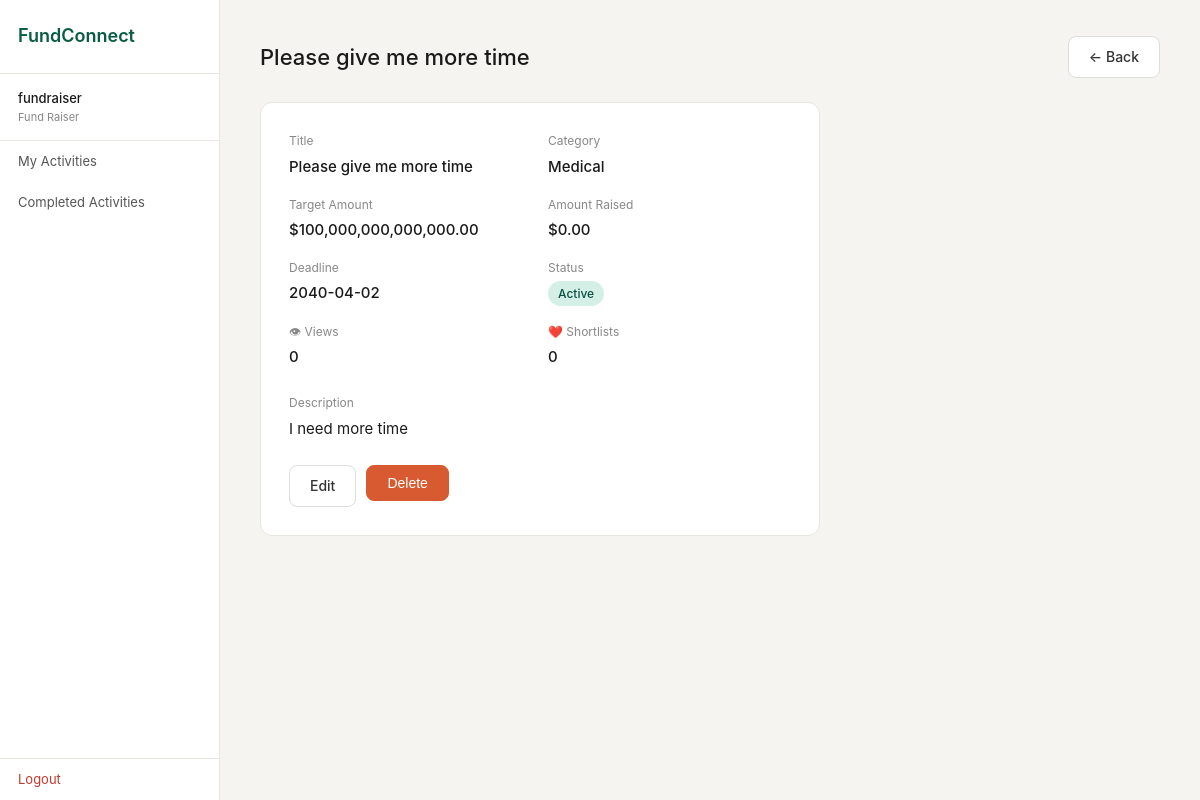
The page /fundraiser/activities/1 (signed in) on the database its author committed.
### tables this page shows
CREATE TABLE fundraising_activity (
                id              INTEGER PRIMARY KEY AUTOINCREMENT,
                title           TEXT NOT NULL,
                description     TEXT,
                target_amount   REAL NOT NULL,
                amount_raised   REAL DEFAULT 0,
                category_id     INTEGER REFERENCES fra_category(id),
                deadline        TEXT NOT NULL,
                status          TEXT NOT NULL DEFAULT 'Active',
                fundraiser_id   INTEGER REFERENCES user_account(id),
                view_count      INTEGER DEFAULT 0,
                shortlist_count INTEGER DEFAULT 0,
                created_at      TEXT DEFAULT (datetime('now'))
            );

CREATE TABLE fra_category (
                id          INTEGER PRIMARY KEY AUTOINCREMENT,
                name        TEXT NOT NULL UNIQUE,
                description TEXT,
                created_at  TEXT DEFAULT (datetime('now'))
            );

### boundary/app.py (the view)
@app.route("/fundraiser/activities/<int:aid>")
def fr_activity_view(aid):
    if "user_id" not in session or session["role"] != "Fund Raiser":
        return redirect(url_for("login"))
    result = FundraisingActivityController.view_activity(aid, session["user_id"])
    if not result["success"]:
        flash(result["message"], "error")
        return redirect(url_for("fr_activities"))
    return render_template("fr_activity_view.html", activity=result["data"])

### boundary/templates/fr_activity_view.html (shortened to what this page needs)
{% extends "base.html" %}
{% block content %}
<div class="page-header">
  <h1 class="page-title">{{ activity.title }}</h1>
  <a href="{{ url_for('fr_activities') }}" class="btn">← Back</a>
</div>
<div style="background: #fff; border: 1px solid #e8e6e0; border-radius: 12px; padding: 28px; max-width: 560px;">
  <div style="display: grid; grid-template-columns: 1fr 1fr; gap: 16px; margin-bottom: 24px;">
    <div>
      <p style="font-size: 12px; color: #888; margin-bottom: 4px;">Title</p>
      <p style="font-weight: 500;">{{ activity.title }}</p>
    </div>
    <div>
      <p style="font-size: 12px; color: #888; margin-bottom: 4px;">Category</p>
      <p style="font-weight: 500;">{{ activity.category_name or '—' }}</p>
    </div>
    <div>
      <p style="font-size: 12px; color: #888; margin-bottom: 4px;">Target Amount</p>
      <p style="font-weight: 500;">${{ '{:,.2f}'.format(activity.target_amount) }}</p>
    </div>
    <div>
      <p style="font-size: 12px; color: #888; margin-bottom: 4px;">Amount Raised</p>
      <p style="font-weight: 500;">${{ '{:,.2f}'.format(activity.amount_raised) }}</p>
    </div>
    <div>
      <p style="font-size: 12px; color: #888; margin-bottom: 4px;">Deadline</p>
      <p style="font-weight: 500;">{{ activity.deadline }}</p>
    </div>
    <div>
      <p style="font-size: 12px; color: #888; margin-bottom: 4px;">Status</p>
      <span class="badge badge-active">{{ activity.status }}</span>
    </div>
    <div>
      <p style="font-size: 12px; color: #888; margin-bottom: 4px;">👁 Views</p>
      <p style="font-weight: 500;">{{ activity.view_count }}</p>
    </div>
    <div>
      <p style="font-size: 12px; color: #888; margin-bottom: 4px;">❤️ Shortlists</p>
      <p style="font-weight: 500;">{{ activity.shortlist_count }}</p>
    </div>
  </div>
  {% if activity.description %}
  <div style="margin-bottom: 24px;">
    <p style="font-size: 12px; color: #888; margin-bottom: 4px;">Description</p>
    <p>{{ activity.description }}</p>
  </div>
  {% endif %}
  <div style="display: flex; gap: 10px;">
    <a href="{{ url_for('fr_activity_edit', aid=activity.id) }}" class="btn">Edit</a>
    <form method="POST" action="{{ url_for('fr_activity_delete', aid=activity.id) }}"
          onsubmit="return confirm('Delete this activity? This cannot be undone.')">
      <button type="submit" class="btn btn-danger">Delete</button>
    </form>
  </div>
</div>
{% endblock %}

### boundary/static/css/style.css (style rules this page uses)
*, *::before, *::after { box-sizing: border-box; margin: 0; padding: 0; }
body { font-family: -apple-system, BlinkMacSystemFont, 'Segoe UI', sans-serif; font-size: 15px; background: #f5f4f0; color: #1a1a1a; line-height: 1.6; }
a { text-decoration: none; color: inherit; }
.btn { display: inline-block; padding: 9px 20px; border-radius: 8px; font-size: 14px; font-weight: 500; cursor: pointer; border: 1px solid #ddd; background: #fff; color: #333; }
.btn-danger { background: #d85a30; color: #fff; border-color: #d85a30; }
.page-header { display: flex; justify-content: space-between; align-items: center; margin-bottom: 24px; }
.page-title { font-size: 22px; font-weight: 500; }
.badge { display: inline-block; padding: 3px 10px; border-radius: 20px; font-size: 12px; font-weight: 500; }
.badge-active { background: #d4f0e6; color: #085041; }

### rows shown on the page
fundraising_activity: title "Please give me more time", target_amount "100,000,000,000,000.00", amount_raised "0.00", deadline "2040-04-02", status "Active", view_count "0", shortlist_count "0", description "I need more time"
fra_category: name "Medical"

### other values the page prints
{{ session.username }} "fundraiser"
{{ session.role }} "Fund Raiser"
